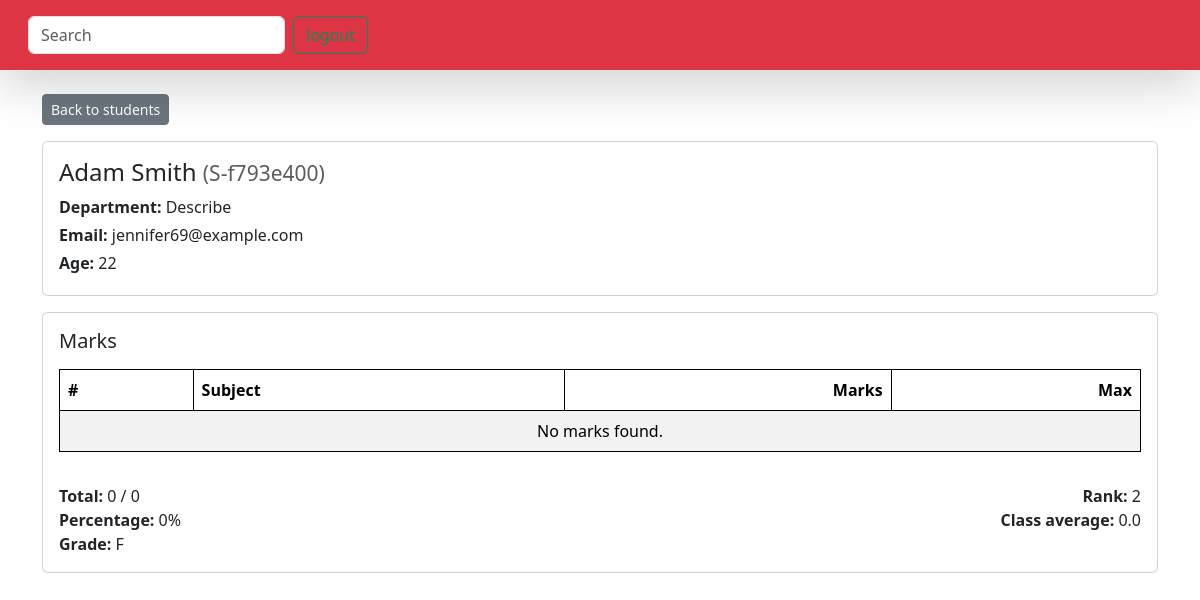
Screenshot of /check-the-marks/S-f793e400/ with the database file from the repository.
### vege/models.py (models this page shows, shortened)
class Student(models.Model):
    department = models.ForeignKey(Department, on_delete=models.CASCADE)
    student_id = models.OneToOneField(StudentID, on_delete=models.CASCADE)
    student_name = models.CharField(max_length=100)
    student_email = models.EmailField(unique=True)
    student_age = models.IntegerField(default=18)
    student_address = models.TextField(blank=True)
    class Meta:
        ordering = ['student_name']
        verbose_name = 'student'

class StudentID(models.Model):
    student_id = models.CharField(max_length=20, unique=True)

class Department(models.Model):
    department_name = models.CharField(max_length=100)

### vege/views.py (the view)
# urls.py: path('check-the-marks/<str:student_id>/', student_report, name='check_marks'),
def student_report(request, student_id):
    student = get_object_or_404(Student, student_id__student_id=student_id)
    marks_qs = Subjectmarks.objects.filter(student=student).select_related('subject').order_by('subject__subject_name')
    total = marks_qs.aggregate(total=Coalesce(Sum('marks'), 0))['total'] or 0
    max_total = marks_qs.aggregate(max_total=Coalesce(Sum('max_marks'), 0))['max_total'] or 0
    percentage = round((total / max_total * 100) if max_total else 0, 2)
    def grade_from_pct(p):
        if p >= 90: return 'A+'
        if p >= 80: return 'A'
        if p >= 70: return 'B'
        if p >= 60: return 'C'
        if p >= 50: return 'D'
        return 'F'
    grade = grade_from_pct(percentage)
    students_totals = Student.objects.annotate(
        total_marks=Coalesce(Sum('subjectmarks__marks'), 0)
    ).order_by('-total_marks', 'student_name')
    rank = None
    for idx, s in enumerate(students_totals, start=1):
        if s.id == student.id:
            rank = idx
            break
    class_total = students_totals.aggregate(class_sum=Coalesce(Sum('total_marks'), 0))['class_sum'] or 0
    class_count = students_totals.count() or 1
    class_average = round(class_total / class_count, 2)
    context = {
        'student': student,
        'marks': marks_qs,
        'total': total,
        'max_total': max_total,
        'percentage': percentage,
        'grade': grade,
        'rank': rank,
        'class_average': class_average,
    }
    return render(request, 'report/student_report.html', context)

### vege/templates/report/student_report.html
{% extends "base.html" %}
{% block start %}
<div class="container mt-4">
  <a href="{% url 'students' %}" class="btn btn-sm btn-secondary mb-3">Back to students</a>
  <div class="card mb-3">
    <div class="card-body">
      <h4>{{ student.student_name }} <small class="text-muted">({{ student.student_id.student_id }})</small></h4>
      <p class="mb-1"><strong>Department:</strong> {{ student.department.department_name }}</p>
      <p class="mb-1"><strong>Email:</strong> {{ student.student_email }}</p>
      <p class="mb-1"><strong>Age:</strong> {{ student.student_age }}</p>
    </div>
  </div>
  <div class="card mb-3">
    <div class="card-body">
      <h5 class="mb-3">Marks</h5>
      <div class="table-responsive">
        <table class="table table-striped">
          <thead>
            <tr><th>#</th><th>Subject</th><th class="text-end">Marks</th><th class="text-end">Max</th></tr>
          </thead>
          <tbody>
            {% for m in marks %}
            <tr>
              <td>{{ forloop.counter }}</td>
              <td>{{ m.subject.subject_name }}</td>
              <td class="text-end">{{ m.marks }}</td>
              <td class="text-end">{{ m.max_marks }}</td>
            </tr>
            {% empty %}
            <tr><td colspan="4" class="text-center">No marks found.</td></tr>
            {% endfor %}
          </tbody>
        </table>
      </div>
      <div class="d-flex justify-content-between mt-3">
        <div>
          <strong>Total:</strong> {{ total }} / {{ max_total }}<br>
          <strong>Percentage:</strong> {{ percentage }}%<br>
          <strong>Grade:</strong> {{ grade }}
        </div>
        <div class="text-end">
          <strong>Rank:</strong> {{ rank }}<br>
          <strong>Class average:</strong> {{ class_average }}
        </div>
      </div>
    </div>
  </div>
</div>
{% endblock %}

### home/templates/base.html (style rules this page uses)
table, th, td { border: 1px solid black; }

### rows the page displays
Student: student_name "Adam Smith", student_id.student_id "S-f793e400", department.department_name "Describe", student_email "jennifer69@example.com", student_age "22"

### other values shown
{{ total }} "0"
{{ max_total }} "0"
{{ percentage }} "0"
{{ grade }} "F"
{{ rank }} "2"
{{ class_average }} "0.0"
